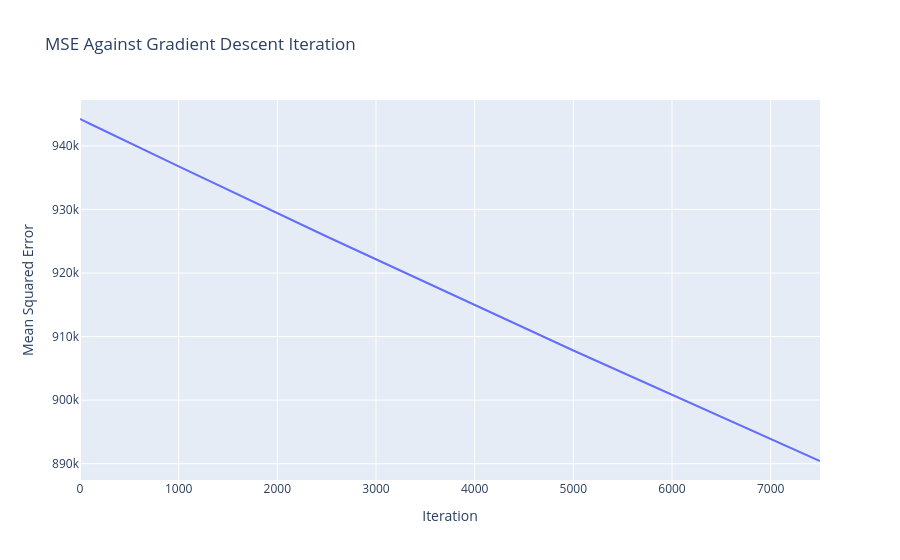

Notebook code for this chart:
### Markdown cell above
4. Plot MSE against iteration. What happens to the loss as gradient descent runs? What would suggest that the algorithm has converged?
- The plot shows that MSE steadily decreases as gradient descent runs. It means as we update our coefficients through each iteration, it reduces prediction error MSE. However, as the curve is still declining and has not leveled off, the algorithm does not appear to have converged. Convergence happens when MSE almost becomes constant and there is little change between iterations.

### Code cell
results = []

for iteration, values in history.items():
    results.append({
        "iteration": iteration,
        "mse": values["residual"]
    })

results = pd.DataFrame(results)

fig = px.line(
    results,
    x="iteration",
    y="mse",
    title="MSE Against Gradient Descent Iteration",
    labels={
        "iteration": "Iteration",
        "mse": "Mean Squared Error"
    }
)

fig.show()

### Figure 1 — Plotly figure (JSON) as saved in the notebook; plotly's stock layout.template omitted (floating-point values rounded to 4 significant figures)
{"data": [{"hovertemplate": "Iteration=%{x}<br>Mean Squared Error=%{y}<extra></extra>", "legendgroup": "", "line": {"color": "#636efa", "dash": "solid"}, "marker": {"symbol": "circle"}, "mode": "lines", "name": "", "orientation": "v", "showlegend": false, "type": "scatter", "x": [0, 1, 5, 10, 25, 50, 100, 250, 500, 1000, 2500, 5000, 7500], "xaxis": "x", "y": [944200.0, 944200.0, 944200.0, 944200.0, 944100.0, 943900.0, 943500.0, 942400.0, 940500.0, 936800.0, 925700.0, 907800.0, 890400.0], "yaxis": "y"}], "layout": {"legend": {"tracegroupgap": 0}, "title": {"text": "MSE Against Gradient Descent Iteration"}, "xaxis": {"anchor": "y", "domain": [0, 1], "title": {"text": "Iteration"}}, "yaxis": {"anchor": "x", "domain": [0, 1], "title": {"text": "Mean Squared Error"}}}}
